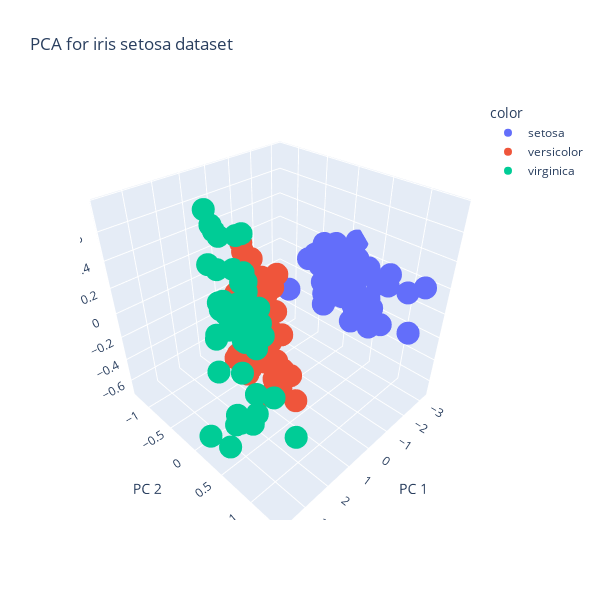

Notebook cell for this chart:
### Markdown cell above
3. Create PCA visualization 

<p style= "font-size: 12px">  Principal Component Analysis (PCA) is a widely used dimensionality reduction technique that aims to capture the most important patterns and variations in high-dimensional data. It achieves this by transforming the original data into a new set of orthogonal variables called principal components.The key idea behind PCA is to find a lower-dimensional subspace that retains as much of the variance in the data as possible. By reducing the dimensionality, PCA can simplify the data representation, remove noise, and enhance interpretability, making it a valuable tool for data analysis and visualization. </p>

### Code cell
pca = PCA(n_components=3)
components = pca.fit_transform(X)


fig = px.scatter_3d(
    components, x=0, y=1, z=2, color=df['species'],
    width= 600, height= 600,
    title=f'PCA for iris setosa dataset ',
    labels={'0': 'PC 1', '1': 'PC 2', '2': 'PC 3'}
)
fig.show()
